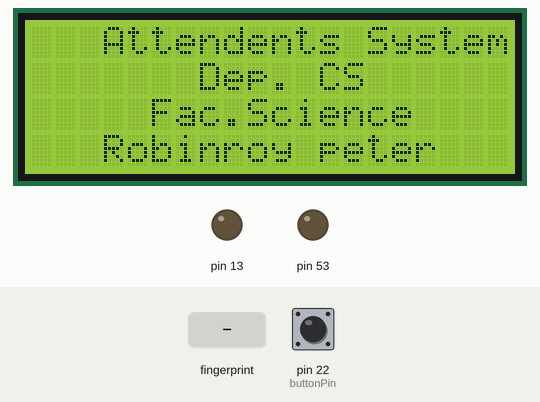
Simulated run of this sketch. Board: Arduino Mega 2560, built with avr-gcc and run on an emulated ATmega2560. On the bench: 20×4 character LCD, output pins drawn as LEDs (lit = HIGH). Inputs (shaded band) come from the test bench; at power-on: pin 22 (buttonPin) LOW. Storage starts empty; what the sketch prints to the serial monitor is not drawn.

Above: at 3.4 s.
3.5 s: finger stored as number 1 placed on the sensor
At 4.6 s:
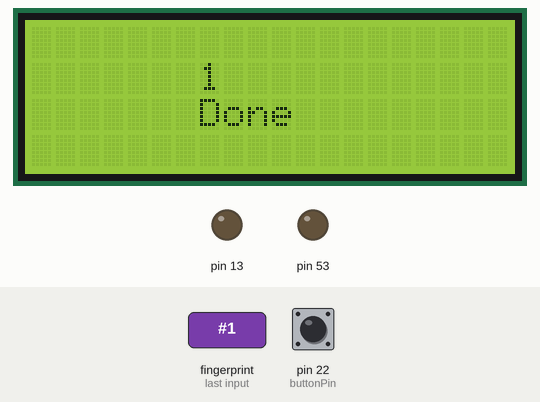
Timing chart, 0 to 6.5 s (numbered marks = the images above; inputs shaded):
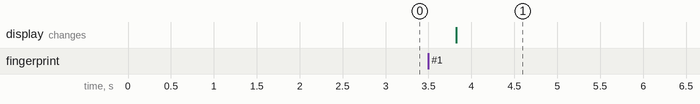

The sketch:

finger___sd.ino
```cpp
/***************************************************
  This is an example sketch for our optical Fingerprint sensor

  Designed By Robinroy Peter Computer Science University of jaffna
 ****************************************************/

#include <Wire.h>
#include <LiquidCrystal_I2C.h>
#include <Adafruit_Fingerprint.h>
#include <SoftwareSerial.h>
#include <SD.h>


int getFingerprintIDez();
const int chipSelect = 53;
const int buttonPin = 22;     // the number of the pushbutton pin
int buttonState = 0;         // variable for reading the pushbutton status
File dataFile;
// pin #2 is IN from sensor (GREEN wire)
// pin #3 is OUT from arduino  (WHITE wire)
LiquidCrystal_I2C lcd(0x27,20,4);
SoftwareSerial mySerial(10, 11);
int myInts[10];
int num =0;

Adafruit_Fingerprint finger = Adafruit_Fingerprint(&mySerial);
void setup()
{
  Serial.begin(9600);
  Serial.println("fingertest");
  pinMode(buttonPin, INPUT);
  pinMode(13, OUTPUT);
////////////////////lcd///////////////////
  lcd.init();                      // initialize the lcd
  lcd.init();
  // Print a message to the LCD.
  lcd.backlight();
  lcd.clear();
  lcd.setCursor(3,0);
  lcd.print("Attendents System");
  lcd.setCursor(7,1);
  lcd.print("Dep. CS");
   lcd.setCursor(5,2);
  lcd.print("Fac.Science");
   lcd.setCursor(3,3);
  lcd.print("Robinroy peter");
  delay(1000);
  //////////////////lcd/////////////////////////////
  // set the data rate for the sensor serial port
  finger.begin(57600);
  //////////////////////sd/////////////////
    Serial.print("Initializing SD card...");
  // make sure that the default chip select pin is set to
  // output, even if you don't use it:
  pinMode(53, OUTPUT);

  // see if the card is present and can be initialized:
  if (!SD.begin(chipSelect)) {
    Serial.println("Card failed, or not present");
    // don't do anything more:
    return;
  }
  Serial.println("card initialized.");
  /*if (SD.exists("example.txt")) {
    Serial.println("Old txt deleted");
    SD.remove("example.txt");
  } else {
    Serial.println("example.txt doesn't exist.");
  }*/
  dataFile = SD.open("example.txt",FILE_WRITE);
  if (dataFile) {
    Serial.println("example.txt: ");

    // read from the file until there's nothing else in it:
    //dataFile.println("Attendens");
    // close the file:
    dataFile.close();
  } else {
    // if the file didn't open, print an error:
    Serial.println("error opening test.txt");
  }

  /////////////////sd/////////////////////
  if (finger.verifyPassword()) {
    Serial.println("Found fingerprint sensor!");
  } else {
    Serial.println("Did not find fingerprint sensor :(");
    while (1);
  }
  Serial.println("Waiting for valid finger...");
}

void loop()                     // run over and over again
{
    buttonState = digitalRead(buttonPin);
  //int u =getFingerprintIDez();
  //Serial.println(getFingerprintIDez());
//if(u != -1){
dataFile = SD.open("example.txt",FILE_WRITE);
  if (dataFile) {
    Serial.println("example.txt: ");

    // read from the file until there's nothing else in it:
    int u =getFingerprintIDez();
    if(u != -1){
      dataFile.println(u);
      lcd.clear();
      lcd.setCursor(7,1);
      lcd.print(u);
      lcd.setCursor(7,2);
      lcd.print("Done");
      delay(200);
    }
    // close the file:
    dataFile.close();
  } else {
    // if the file didn't open, print an error:
    Serial.println("error opening test.txt");
  }
   // }

 delay(50);            //don't ned to run this at full speed.
}

uint8_t getFingerprintID() {
  uint8_t p = finger.getImage();
  switch (p) {
    case FINGERPRINT_OK:
      Serial.println("Image taken");
      break;
    case FINGERPRINT_NOFINGER:
      Serial.println("No finger detected");
      return p;
    case FINGERPRINT_PACKETRECIEVEERR:
      Serial.println("Communication error");
      return p;
    case FINGERPRINT_IMAGEFAIL:
      Serial.println("Imaging error");
      return p;
    default:
      Serial.println("Unknown error");
      return p;
  }

  // OK success!

  p = finger.image2Tz();
  switch (p) {
    case FINGERPRINT_OK:
      Serial.println("Image converted");
      break;
    case FINGERPRINT_IMAGEMESS:
      Serial.println("Image too messy");
      return p;
    case FINGERPRINT_PACKETRECIEVEERR:
      Serial.println("Communication error");
      return p;
    case FINGERPRINT_FEATUREFAIL:
      Serial.println("Could not find fingerprint features");
      return p;
    case FINGERPRINT_INVALIDIMAGE:
      Serial.println("Could not find fingerprint features");
      return p;
    default:
      Serial.println("Unknown error");
      return p;
  }

  // OK converted!
  p = finger.fingerFastSearch();
  if (p == FINGERPRINT_OK) {
    Serial.println("Found a print match!");
  } else if (p == FINGERPRINT_PACKETRECIEVEERR) {
    Serial.println("Communication error");
    return p;
  } else if (p == FINGERPRINT_NOTFOUND) {
    Serial.println("Did not find a match");
    return p;
  } else {
    Serial.println("Unknown error");
    return p;
  }

  // found a match!
  Serial.print("Found ID #"); Serial.print(finger.fingerID);
  Serial.print(" with confidence of "); Serial.println(finger.confidence);
}

// returns -1 if failed, otherwise returns ID #
int getFingerprintIDez() {
  uint8_t p = finger.getImage();
  if (p != FINGERPRINT_OK)  return -1;

  p = finger.image2Tz();
  if (p != FINGERPRINT_OK)  return -1;

  p = finger.fingerFastSearch();
  if (p != FINGERPRINT_OK)  return -1;

  // found a match!
  Serial.print("Found ID #");Serial.print(finger.fingerID);
  Serial.print(" with confidence of "); Serial.println(finger.confidence);
  return finger.fingerID;
}

/*void DataStore(int y){
 File dataFile = SD.open("example.txt");
  if (dataFile) {
    Serial.println("example.txt: "+y);

    // read from the file until there's nothing else in it:
    dataFile.println(y);
    // close the file:
    dataFile.close();
  } else {
    // if the file didn't open, print an error:
    Serial.println("error opening test.txt");
  }
}*/
```

Measured:
- after the input at 3.5 s, the display: changes after 0.32 s (image 1)
